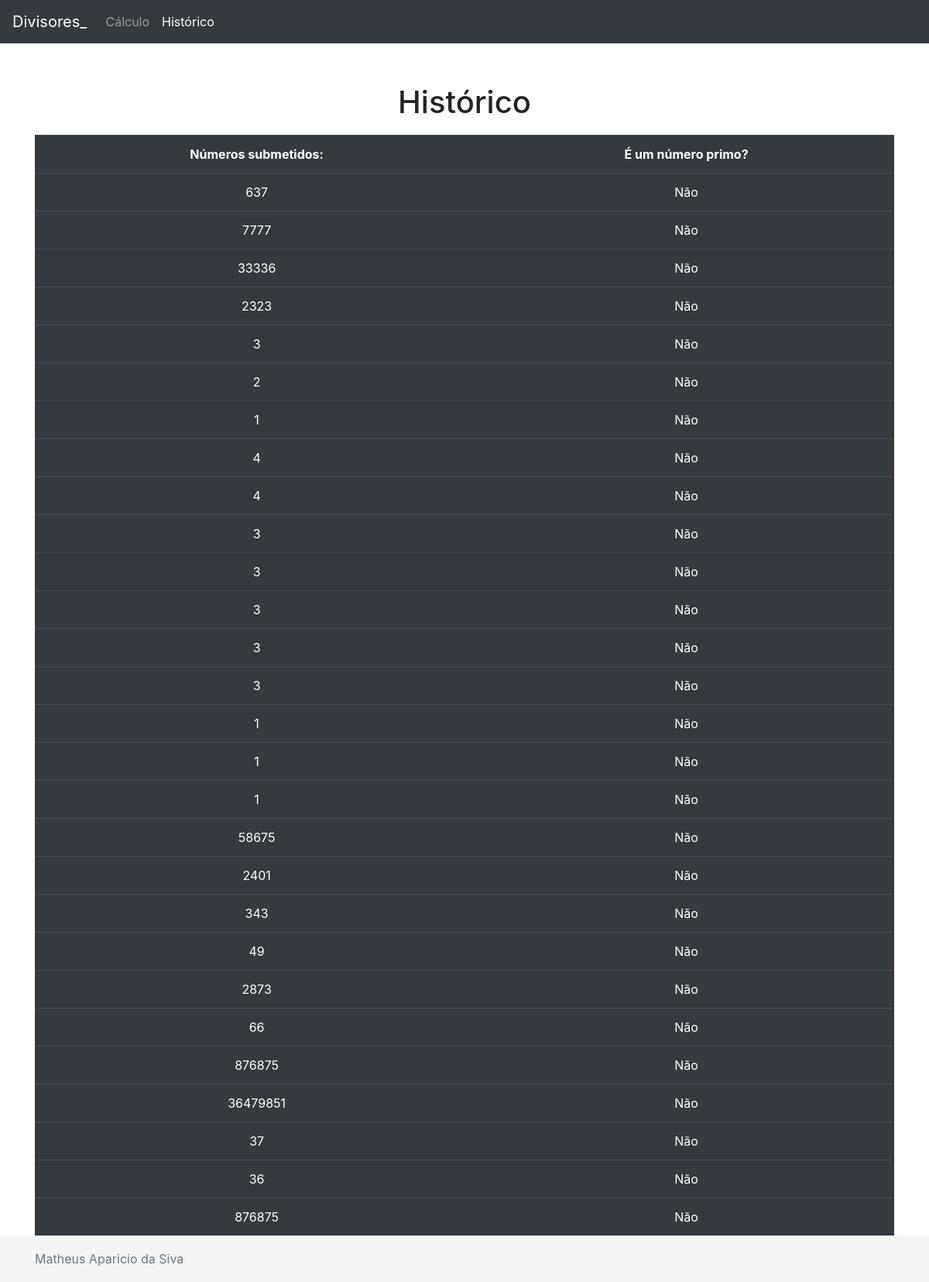
Screenshot of /historico/ with the database file from the repository.
### historico/models.py (models this page shows)
class Historico(models.Model):
    num = models.IntegerField()
    primo = models.BooleanField(default=True)

### historico/views.py (the view)
# urls.py: path('', views.index, name='index'),
def index(request):
    numeros = Historico.objects.all().order_by('-id')
    return render(request, "historico/index.html", { 'numeros': numeros })

### historico/templates/historico/index.html (shortened to what this page needs)
{% extends "layout_historico.html" %}
{% block conteudo %}
<h1 id="titulo" class="mt-5">Histórico</h1>
<div style="padding-top: 10px;">
    <table id="tabela" class="table table-dark" >
        <tr>
            <th>Números submetidos:</th>
            <th>É um número primo?</th>
        </tr>
        {% for numero in numeros %}
            <tr>
                <td> {{ numero.num }} </td>
                <td class="primo"> {{ numero.primo }} </td>
            </tr>
        {% endfor %}
    </table>
</div>
{% endblock %}

### templates/layout_historico.html (shortened to what this page needs)
{% load static %}
<!doctype html>
<html lang="pt-BR">
<head>
    <link href="{% static 'bootstrap/css/bootstrap.min.css' %}" rel="stylesheet">
    <link href="{% static 'css/sticky-footer-navbar.css' %}" rel="stylesheet">
  </head>
  <body>
    <header>
      <nav class="navbar navbar-expand-md navbar-dark fixed-top bg-dark">
        <a class="navbar-brand" href="/calculo">Divisores_</a>
        <div class="collapse navbar-collapse" id="navbarCollapse">
          <ul class="navbar-nav mr-auto">
            <li class="nav-item">
              <a class="nav-link" href="/calculo">Cálculo</a>
            </li>
            <li class="nav-item active">
              <a class="nav-link" href="/historico">Histórico <span class="sr-only">(current)</span></a>
            </li>
          </ul>
        </div>
      </nav>
    </header>
    <main role="main" class="container">
      {% block conteudo %}
      {% endblock %}
    </main>
    <footer class="footer">
      <div class="container">
        <span style="white-space: nowrap;" class="text-muted">Matheus Aparicio da Siva</span>
      </div>
    </footer>
  </body>
</html>

### static/css/sticky-footer-navbar.css (style rules this page uses)
html { position: relative; min-height: 100%; }
body { margin-bottom: 60px; }
.footer { position: absolute; bottom: 0; width: 100%; height: 60px; line-height: 60px; background-color: #f5f5f5; }
body > .container { padding: 60px 15px 0; }
.footer > .container { padding-right: 15px; padding-left: 15px; }

### templates/layout_historico.html (style rules this page uses)
#titulo { text-align: center; }
#tabela { margin-left: auto; margin-right: auto; text-align: center; }
.primo { text-align: center; }

### rows the page displays
Historico: num "637"
Historico: num "7777"
Historico: num "33336"
Historico: num "2323"
Historico: num "3"
Historico: num "2"
Historico: num "1"
Historico: num "4"
Historico: num "4"
Historico: num "3"
Historico: num "3"
Historico: num "3"
Historico: num "3"
Historico: num "3"
Historico: num "1"
Historico: num "1"
Historico: num "1"
Historico: num "58675"
Historico: num "2401"
Historico: num "343"
Historico: num "49"
Historico: num "2873"
Historico: num "66"
Historico: num "876875"
Historico: num "36479851"
Historico: num "37"
Historico: num "36"
Historico: num "876875"
